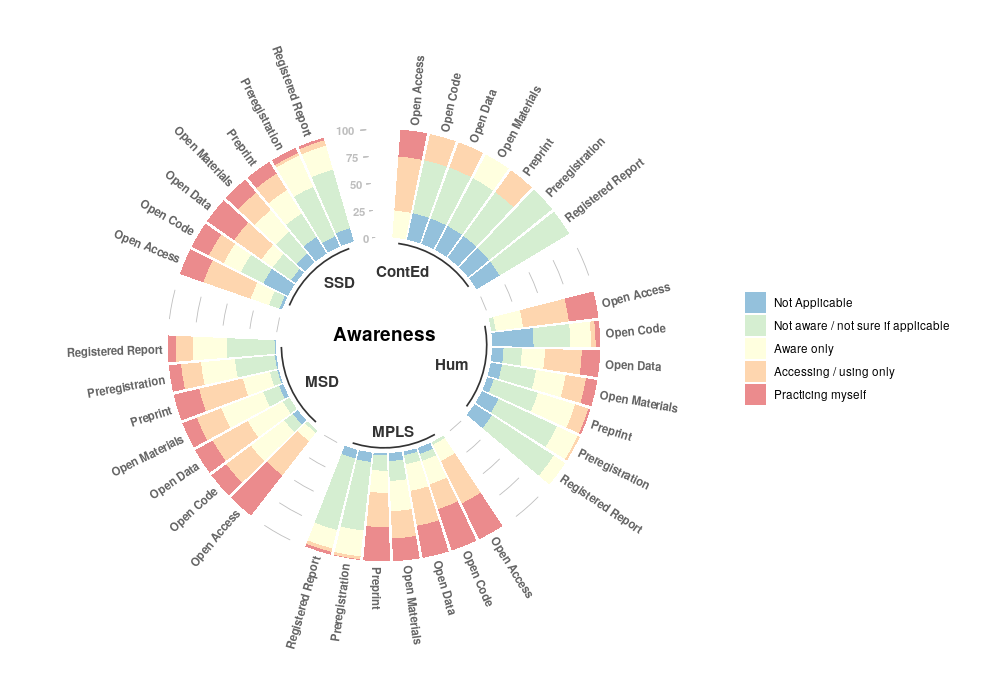

Write R code to recreate this figure.
################################################
##    RROx survey: Open research at Oxford    ##
## round 1: PGR - 12 jan 2021 to 1 march 2021 ##
################################################

#rm(list = ls())
#source("FormatPGRdata.R")

Measures
Awareness_columns <- c(expr(Awareness_OA), expr(Awareness_Data), expr(Awareness_Code), expr(Awareness_Materials),expr(Awareness_Preprint),expr(Awareness_Prereg),expr(Awareness_RegRep))
Awareness_answers <- c("Practicing myself", "Accessing / using only", "Aware only",  "Not aware / not sure if applicable",  "Not applicable" )
answers_colors <- rev(c("#ABDDA4", "#FFFFBF", "#FDAE61", "#D7191C", "black"))
title_plot <- 'Awareness'


# create datadet for plotting per Divisions -----
## select subdataset 
pgrdata_Awareness <- pgrdata[pgrdata$StudentStaff == "Student",  
                          c(grep("Div", colnames(pgrdata)), grep(pattern="^Awareness", x=colnames(pgrdata)))]
head(pgrdata_Awareness)

## create skeleton of all possible answers
skeleton <- create_skeleton(Measures, Divisions, Awareness_answers, Awareness_columns)

## summarise items                                         
summaryitems <- bind_summaries_items(Measures, pgrdata_Awareness, Awareness_columns)

## merge summary items to skeleton
pgrdata_Awareness <- merge(skeleton, summaryitems, by = "ID", all.x = TRUE)
rm(skeleton, summaryitems, Awareness_columns)


# plot per Division -----
pgrdata_Awareness_plot <- circular_plot_function(pgrdata_Awareness, Measures, Awareness_answers, title_plot, answers_colors)
pgrdata_Awareness_plot
## ggsave(pgrdata_Awareness_plot, file=here("Figures/pgrdata_Awareness2.png"), width=10, height=8)

# regroup data split per Division for overall plot -----
All_pgrdata_Awareness <- regroup_all_data(pgrdata_Awareness)

# plot regrouped data  -----
All_pgrdata_Awareness_plot <- stacked_barplot_on_regrouped_data(All_pgrdata_Awareness, Measures, Awareness_answers, answers_colors)
All_pgrdata_Awareness_plot
## ggsave(All_pgrdata_Support_plot, file=here("Figures/All_pgrdata_Supportfunctions.png"), width=10, height=8)
